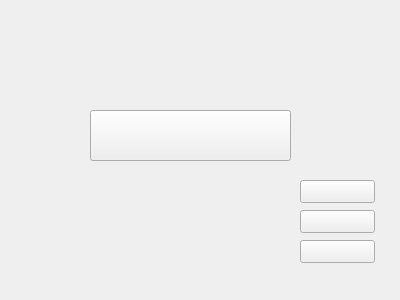
<?xml version="1.0" encoding="UTF-8"?>
<ui version="4.0">
 <class>Form</class>
 <widget class="QWidget" name="Form">
  <property name="geometry">
   <rect>
    <x>0</x>
    <y>0</y>
    <width>400</width>
    <height>300</height>
   </rect>
  </property>
  <property name="windowTitle">
   <string>Form</string>
  </property>
  <widget class="QLabel" name="label">
   <property name="geometry">
    <rect>
     <x>10</x>
     <y>13</y>
     <width>371</width>
     <height>271</height>
    </rect>
   </property>
   <property name="text">
    <string/>
   </property>
   <property name="pixmap">
    <pixmap>../../Downloads/Galerie.jpg</pixmap>
   </property>
  </widget>
  <widget class="QPushButton" name="pushButton">
   <property name="geometry">
    <rect>
     <x>300</x>
     <y>240</y>
     <width>75</width>
     <height>23</height>
    </rect>
   </property>
   <property name="text">
    <string/>
   </property>
   <property name="icon">
    <iconset>
     <normaloff>../../Pictures/bouton fuite 4.png</normaloff>../../Pictures/bouton fuite 4.png</iconset>
   </property>
   <property name="iconSize">
    <size>
     <width>75</width>
     <height>50</height>
    </size>
   </property>
  </widget>
  <widget class="QPushButton" name="pushButton_2">
   <property name="geometry">
    <rect>
     <x>300</x>
     <y>210</y>
     <width>75</width>
     <height>23</height>
    </rect>
   </property>
   <property name="text">
    <string/>
   </property>
   <property name="icon">
    <iconset>
     <normaloff>../../Pictures/bouton sac 3.png</normaloff>../../Pictures/bouton sac 3.png</iconset>
   </property>
   <property name="iconSize">
    <size>
     <width>75</width>
     <height>50</height>
    </size>
   </property>
  </widget>
  <widget class="QPushButton" name="pushButton_3">
   <property name="geometry">
    <rect>
     <x>300</x>
     <y>180</y>
     <width>75</width>
     <height>23</height>
    </rect>
   </property>
   <property name="text">
    <string/>
   </property>
   <property name="icon">
    <iconset>
     <normaloff>../../Pictures/bouton petit attaque .png</normaloff>../../Pictures/bouton petit attaque .png</iconset>
   </property>
   <property name="iconSize">
    <size>
     <width>75</width>
     <height>50</height>
    </size>
   </property>
  </widget>
  <widget class="QPushButton" name="pushButton_4">
   <property name="geometry">
    <rect>
     <x>90</x>
     <y>110</y>
     <width>201</width>
     <height>51</height>
    </rect>
   </property>
   <property name="text">
    <string/>
   </property>
   <property name="icon">
    <iconset>
     <normaloff>../../Pictures/bouton perdu.png</normaloff>../../Pictures/bouton perdu.png</iconset>
   </property>
   <property name="iconSize">
    <size>
     <width>209</width>
     <height>74</height>
    </size>
   </property>
  </widget>
 </widget>
 <resources/>
 <connections/>
</ui>
